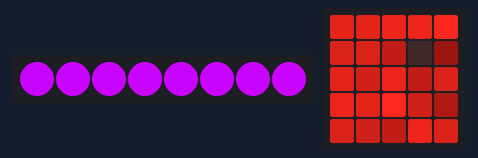
Simulated run of this program. Board: BBC micro:bit running MicroPython. Parts: 8 RGB LEDs in strip order, left to right, the board's 5×5 LED display. Dim RGB values are drawn brighter than linear.

Above: at 0.25 s.
At 6.8 s:
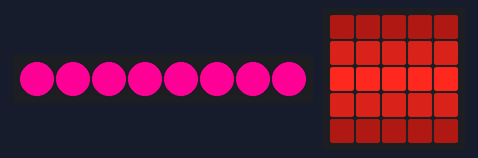
At 17.1 s:
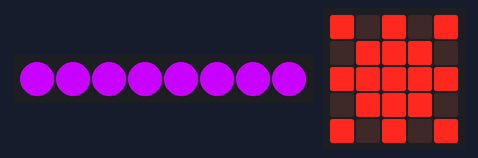
At 18.1 s:
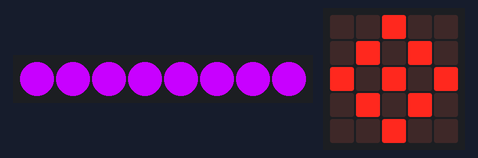
At 19.1 s:
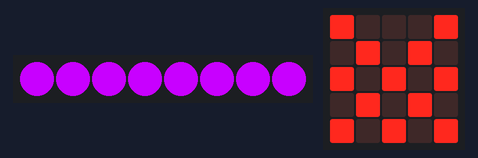
At 39.48 s:
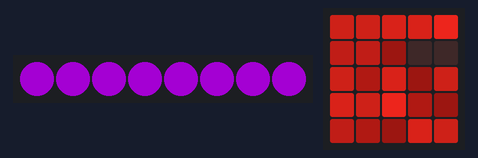
Timing chart, 0 to 40.0 s (numbered marks = the images above):
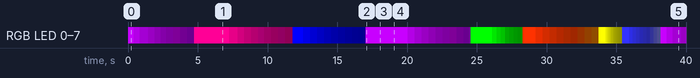

The program:

Part1.py
```python
from microbit import display, Image, sleep, pin0
import neopixel

np = neopixel.NeoPixel(pin0, 8)

def fade(time):
    for x in range(0, 5):
        for y in range(0, 5):
            b = display.get_pixel(x, y)
            if b > 0:
                display.set_pixel(x, y, b-1)
            sleep(time)

def turn_on(colour):
    for pixel in range(0, len(np)):
        np[pixel] = (colour[0], colour[1], colour[2])
    np.show()

def convert(integer):
    new = int(integer-3*(integer//10))
    integer = 0 if new < 5 else new
    return integer

def fade_np(colour):
    return (convert(colour[0]), convert(colour[1]), convert(colour[2]))

annabel =   [Image("99999:99999:99999:99999"),
             Image("66779:55301:64735:76942:54375")]
olivia =    [Image("12345:23456:34567:45678:56789"),
             Image("23456:34567:45678:56789:45678"),
             Image("34567:45678:56789:45678:34567"),
             Image("99999:99999:99999:99999:99999"),
             Image("22222:55555:99999:55555:22222")]
frances =   [Image("00000:00000:00000:00000:00400"),
             Image("00000:00000:00000:00600:00200"),
             Image("00000:00000:00800:00400:00100"),
             Image("00000:00900:00600:00200:00000"),
             Image("98789:07670:00400:00100:00000"),
             Image("98789:87678:00200:00000:00000"),
             Image("98789:87678:90009:00000:00000")]
farhad =    [Image("90909:09990:99999:09990:90909"),
             Image("00900:09090:90909:09090:00900"),
             Image("90009:09090:90909:09090:90909")]
jem =       [Image("00000:00000:00000:00000:50000"),
             Image("00000:00000:00000:05000:00000"),
             Image("00000:00000:00500:00000:00000"),
             Image("00000:00000:00900:00000:00000"),
             Image("00000:09090:00900:09090:00000"),
             Image("90909:09090:90909:09090:90909"),
             Image("99999:99999:99999:99999:99999")]
daniel =    [Image("00000:00000:00000:00000:00500"),
             Image("00000:00000:00000:00500:00500"),
             Image("00000:00000:00600:00600:00000"),
             Image("00000:00700:00700:00000:00000"),
             Image("00000:00800:08880:00800:00000"),
             Image("00000:00800:08880:00800:00000"),
             Image("00800:00000:80808:00000:00800"),
             Image("00000:00000:00800:00000:00000"),
             Image("90009:07070:00000:07070:90009")]
oscar =     [Image("00090:90000:00900:00009:09000"),
             Image("00900:00000:90909:00000:00900"),
             Image("09000:00009:00900:90000:00090"),
             Image("00900:00000:90909:00000:00900"),
             Image("00090:90000:00900:00009:09000")]
abbylucy =  [Image('00000:00000:00000:00000:10000'),
             Image('00000:00000:00000:03000:10000'),
             Image('00000:00000:00600:03000:10000'),
             Image('00000:00090:00600:03000:10000'),
             Image('00606:00090:00606:03000:10000')]

purple = (200, 0, 255)
pink = (255, 0, 150)
dark_blue = (0, 0, 255)
green = (0, 255, 0)
orange = (255, 50, 0)
yellow = (255, 255, 0)
blue = (50, 50, 255)

fireworks = {
             'annabel': (annabel, purple, 100, 20),
             'olivia': (olivia, pink, 500, 20),
             'frances': (frances, dark_blue, 100, 20),
             'farhad': (farhad, purple, 1000, 20),
             'jem': (jem, green, 200, 10),
             'daniel': (daniel, orange, 100, 20),
             'oscar': (oscar, yellow, 100, 5),
             'abbylucy': (abbylucy, blue, 100, 10)
             }


while True:
    for thing in fireworks:
        design, colour, wait1, wait2 = fireworks[thing]
        lights = colour
        turn_on(lights)
        display.show(design, delay=wait1)
        for i in range(0, 9):
            lights = fade_np(lights)
            turn_on(lights)
            fade(wait2)
```

Measured:
- by itself, RGB LED 0–7: off → RGB(200, 0, 255) at 0.00 s, → RGB(140, 0, 180) 0.41 s later, → RGB(98, 0, 126) 0.42 s later, → RGB(71, 0, 90) 0.60 s later, … (83 changes in this stretch)
- what the display in image 1 shows lasts 0.5 s, from 6.8 s to 7.3 s
- what the display in image 2 shows lasts 1.0 s, from 17.0 s to 18.0 s
